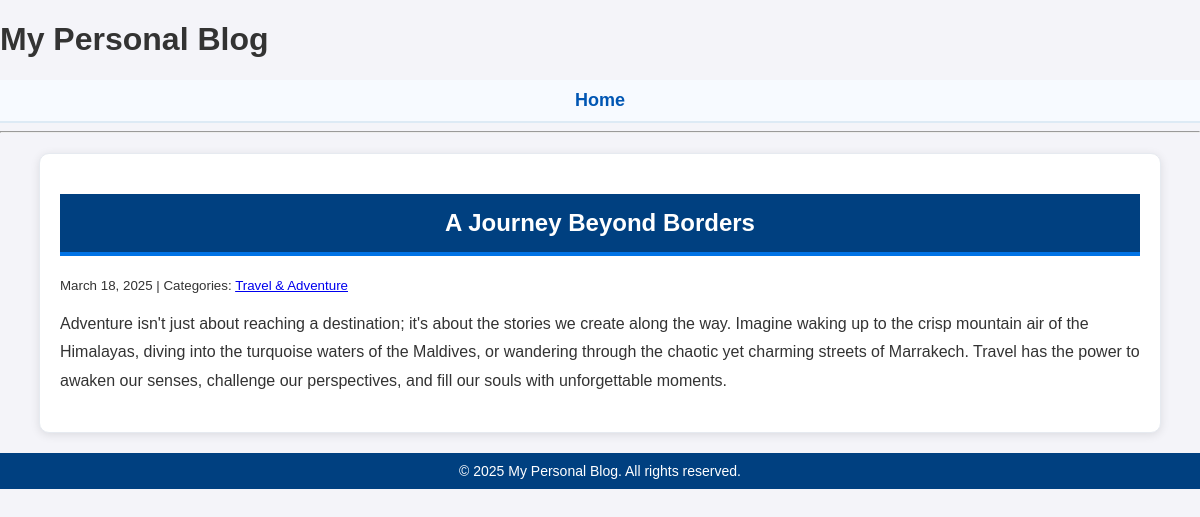
/post/5/, run on the app's committed database.
### blog/models.py (models this page shows, shortened)
class Post(models.Model):
    title = models.CharField(max_length=255)
    body = models.TextField()
    created_on = models.DateTimeField(auto_now_add=True)
    last_modified = models.DateTimeField(auto_now=True)
    categories = models.ManyToManyField("Category", related_name="posts")
    image = models.ImageField(upload_to='blog_images/', null=True, blank=True)

class Category(models.Model):
    name = models.CharField(max_length=30)
    class Meta:
        verbose_name_plural = "categories"

### blog/views.py (the view)
# urls.py: path("post/<int:pk>/", views.blog_detail, name="blog_detail"),
def blog_detail(request, pk):
    post = Post.objects.get(pk=pk)
    comments = Comment.objects.filter(post=post)
    context = {
        "post": post,
        "comments": comments,
    }
    return render(request, "blog/detail.html", context)

### blog/templates/blog/detail.html (shortened to what this page needs)
{% extends "blog/base.html" %}
{% block page_title %}
    <h2>{{ post.title }}</h2>
{% endblock page_title %}
{% block page_content %}
    <small>
        {{ post.created_on.date }} | Categories:
        {% for category in post.categories.all %}
            <a href="{% url 'blog_category' category.name %}">
                {{ category.name }}
            </a>
        {% endfor %}
    </small>
    <p>{{ post.body | linebreaks }}</p>
{% endblock page_content %}

### blog/static/blog/styles.css (style rules this page uses)
body { font-family: 'Arial', sans-serif; background-color: #f4f4f9; margin: 0; padding: 0; color: #333333; }
h2 { background-color: #004080; color: #ffffff; padding: 15px; text-align: center; border-bottom: 4px solid #0073e6; }
p { line-height: 1.8; color: #333333; }

### data on the page
Post: title "A Journey Beyond Borders", created_on "March 18, 2025", body "Adventure isn't just about reaching a destination; it's about the stories we create along the way. Imagine waking up to the crisp mountain air of the Himalayas, diving into the turquoise waters of the Maldives, or wandering through the chaotic yet charming streets of Marrakech. Travel has the power to awaken our senses, challenge our perspectives, and fill our souls with unforgettable moments."
Category: name "Travel & Adventure"
